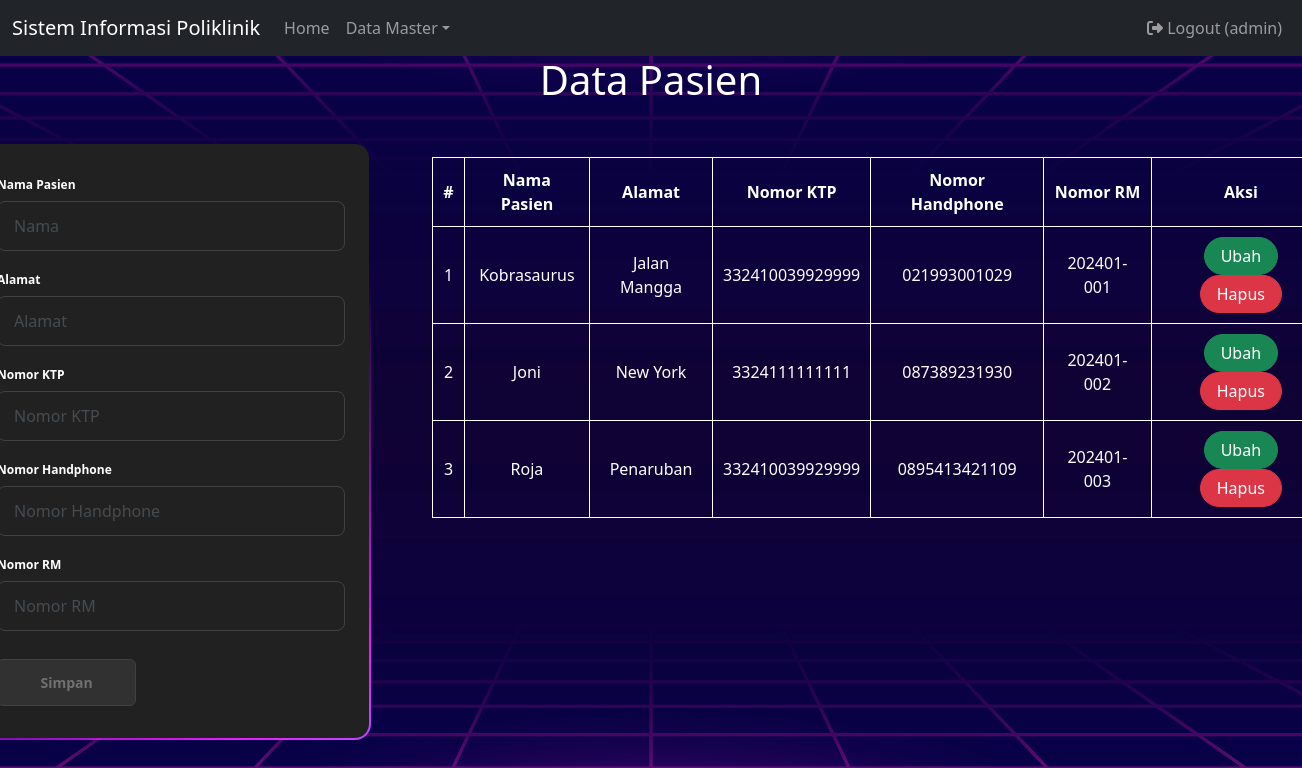
/index.php?page=pasien (signed in), run on the app's committed database.
### tables this page shows
CREATE TABLE `pasien` (
  `id` int(11) UNSIGNED NOT NULL,
  `nama` varchar(255) NOT NULL,
  `alamat` varchar(255) NOT NULL,
  `no_ktp` varchar(255) NOT NULL,
  `no_hp` varchar(50) NOT NULL,
  `no_rm` varchar(25) NOT NULL
);

### pasien.php (the view, shortened to what this page needs)
<?php
include 'koneksi.php';
$nama = '';
$alamat = '';
$no_ktp = '';
$no_hp = '';
$no_rm = '';
?>
<div class="container">
    <div class="header">
        <h1>Data Pasien</h1>
    </div>
    <div class="row">
        <div class="col-md-3">
            <div class="form-container">
                <form class="form row" method="POST" action="" name="myForm" onsubmit="return(validate());">
                    <div class="form-group">
                        <label for="inputNama" class="form-label fw-bold">Nama Pasien</label>
                        <input type="text" class="form-control" name="nama" id="inputNama" placeholder="Nama" value="<?php echo $nama ?>">
                    </div>
                    <div class="form-group">
                        <label for="inputAlamat" class="form-label fw-bold">Alamat</label>
                        <input type="text" class="form-control" name="alamat" id="inputAlamat" placeholder="Alamat" value="<?php echo $alamat ?>">
                    </div>
                    <div class="form-group">
                        <label for="inputKTP" class="form-label fw-bold">Nomor KTP</label>
                        <input type="text" class="form-control" name="no_ktp" id="inputAlamat" placeholder="Nomor KTP" value="<?php echo $no_ktp ?>">
                    </div>
                    <div class="form-group">
                        <label for="inputHP" class="form-label fw-bold">Nomor Handphone</label>
                        <input type="text" class="form-control" name="no_hp" id="inputAlamat" placeholder="Nomor Handphone" value="<?php echo $no_hp ?>">
                    </div>
                    <div class="form-group">
                        <label for="inputRM" class="form-label fw-bold">Nomor RM</label>
                        <input type="text" class="form-control" name="no_rm" id="inputAlamat" placeholder="Nomor RM" value="<?php echo $no_rm ?>">
                    </div>
                    <div class="form-group">
                        <button type="submit" class="form-submit-btn" name="simpan">Simpan</button>
                    </div>
                </form>
            </div>
        </div>
        <div class="col-md-8 table-container">
            <table class="custom-table table-hover">
                <thead>
                    <tr>
                        <th scope="col">#</th>
                        <th scope="col">Nama Pasien</th>
                        <th scope="col">Alamat</th>
                        <th scope="col">Nomor KTP</th>
                        <th scope="col">Nomor Handphone</th>
                        <th scope="col">Nomor RM</th>
                        <th scope="col">Aksi</th>
                    </tr>
                </thead>
                <tbody>
                    <?php
                    $result = mysqli_query($mysqli, "SELECT * FROM pasien ORDER BY id");
                    $no = 1;
                    while ($data = mysqli_fetch_array($result)) {
                    ?>
                        <tr>
                            <td><?php echo $no++ ?></td>
                            <td><?php echo $data['nama'] ?></td>
                            <td><?php echo $data['alamat'] ?></td>
                            <td><?php echo $data['no_ktp'] ?></td>
                            <td><?php echo $data['no_hp'] ?></td>
                            <td><?php echo $data['no_rm'] ?></td>
                            <td>
                                <a class="btn btn-success rounded-pill px-3" href="index.php?page=pasien&id=<?php echo $data['id'] ?>">Ubah</a>
                                <a class="btn btn-danger rounded-pill px-3" href="index.php?page=pasien&id=<?php echo $data['id'] ?>&aksi=hapus">Hapus</a>
                            </td>
                        </tr>
                    <?php
                    }
                    ?>
                </tbody>
            </table>
        </div>
    </div>
</div>

### css/style.css (style rules this page uses)
body { background-image: url('../img/bg.jpg'); background-size: cover; background-position: center; height: 100vh; margin: 0; display: flex; flex-direction: column; animation: fadeIn 1s ease-in-out; }
.container { flex: 1; display: flex; flex-direction: column; align-items: center; justify-content: flex-start; }
.header { text-align: center; color: #fff; }
.form-container { width: 400px; background: linear-gradient(#212121, #212121) padding-box, linear-gradient(145deg, transparent 35%,#e81cff, #40c9ff) border-box; border: 2px solid transparent; padding: 32px 24px; font-size: 14px; font-family: inherit; color: white; display: flex; flex-direction: column; gap: 20px; box-sizing: border-box; border-radius: 16px; background-size: 200% 100%; animation: gradient 5s ease infinite; margin-top: 30px; margin-right: 120vh; }
.form-container .form { display: flex; flex-direction: column; gap: 20px; }
.form-container .form-group { display: flex; flex-direction: column; gap: 2px; }
.form-container .form-group label { display: block; margin-bottom: 5px; color: white; font-weight: 600; font-size: 12px; }
.form-container .form-group input, .form-container .form-group textarea { width: 100%; padding: 12px 16px; border-radius: 8px; color: #fff; font-family: inherit; background-color: transparent; border: 1px solid #414141; }
.form-container .form-group input::placeholder { opacity: 0.5; }
.form-container .form-submit-btn { display: flex; align-items: flex-start; justify-content: center; align-self: flex-start; font-family: inherit; color: #717171; font-weight: 600; width: 40%; background: #313131; border: 1px solid #414141; padding: 12px 16px; font-size: inherit; gap: 8px; margin-top: 8px; cursor: pointer; border-radius: 6px; }
.table-container { margin-top:30px; margin-left:auto; }
.custom-table { background-color: transparent; width: 100%; margin-top: 15px; border-collapse: collapse; }
.custom-table th, .custom-table td { color: white; padding: 10px; text-align: center; border: 1px solid white; }

### data on the page
pasien: nama "Kobrasaurus", alamat "Jalan Mangga", no_ktp "332410039929999", no_hp "021993001029", no_rm "202401-001"
pasien: nama "Joni", alamat "New York", no_ktp "3324111111111", no_hp "087389231930", no_rm "202401-002"
pasien: nama "Roja", alamat "Penaruban", no_ktp "332410039929999", no_hp "0895413421109", no_rm "202401-003"

### other printed values
$_SESSION['username'] "admin"
